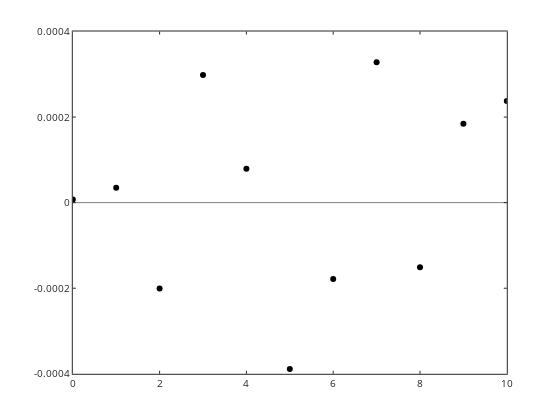

Notebook code for this chart:
### Code cell
% plot the residuals

plot(t,N-Nbst,'ko',t,zeros(size(N)),'k-')

### Figure 1 — Plotly figure (JSON) as saved in the notebook; plotly's stock layout.template omitted (floating-point values rounded to 4 significant figures)
{"data": [{"line": {"color": "rgb(0, 0, 0)", "width": 0.5}, "marker": {"color": "rgb(0, 0, 0)", "line": {"color": "rgb(0, 0, 0)"}, "size": 6, "symbol": "circle"}, "mode": "markers", "name": "", "showlegend": false, "type": "scatter", "visibility": true, "x": [0, 1, 2, 3, 4, 5, 6, 7, 8, 9, 10], "xaxis": "x", "y": [7.303e-06, 3.502e-05, -0.0002007, 0.0002983, 7.895e-05, -0.0003887, -0.0001786, 0.000328, -0.0001511, 0.0001845, 0.0002378], "yaxis": "y"}, {"line": {"color": "rgb(0, 0, 0)", "dash": "solid", "width": 0.5}, "marker": {"color": "rgb(0, 0, 0)", "line": {"color": "rgb(0, 0, 0)"}, "size": 6, "symbol": "none"}, "mode": "lines", "name": "", "showlegend": false, "type": "scatter", "visibility": true, "x": [0, 1, 2, 3, 4, 5, 6, 7, 8, 9, 10], "xaxis": "x", "y": [0, 0, 0, 0, 0, 0, 0, 0, 0, 0, 0], "yaxis": "y"}], "layout": {"height": 420, "hovermode": "closest", "margin": {"b": 0, "l": 0, "r": 0, "t": 0}, "plot_bgcolor": "rgba(0, 0, 0, 0)", "showlegend": false, "width": 560, "xaxis": {"anchor": "y", "autorange": false, "domain": [0.13, 0.905], "exponentformat": "none", "gridcolor": "rgba(38,38,38,0.15)", "gridwidth": 1, "linecolor": "rgb(38,38,38)", "linewidth": 1, "mirror": "ticks", "range": [0, 10], "showgrid": false, "showline": true, "side": "bottom", "spikedash": "solid", "spikemode": "across", "spikesides": false, "spikethickness": 1, "tickangle": 0, "tickcolor": "rgb(38,38,38)", "tickfont": {"color": "rgb(38,38,38)", "size": 10}, "ticklen": 3, "ticks": "inside", "ticktext": ["0", "2", "4", "6", "8", "10"], "tickvals": [0, 2, 4, 6, 8, 10], "title": {"font": {"color": "rgb(0, 0, 0)", "size": 11}, "text": ""}, "type": "linear", "visible": true, "zeroline": false}, "yaxis": {"anchor": "x", "autorange": false, "domain": [0.11, 0.925], "exponentformat": "none", "gridcolor": "rgba(38,38,38,0.15)", "gridwidth": 1, "linecolor": "rgb(38,38,38)", "linewidth": 1, "mirror": "ticks", "range": [-0.0004, 0.0004], "showgrid": false, "showline": true, "side": "left", "spikedash": "solid", "spikemode": "across", "spikesides": false, "spikethickness": 1, "tickangle": 0, "tickcolor": "rgb(38,38,38)", "tickfont": {"color": "rgb(38,38,38)", "size": 10}, "ticklen": 3, "ticks": "inside", "ticktext": ["-0.0004", "-0.0002", "0", "0.0002", "0.0004"], "tickvals": [-0.0004, -0.0002, 0, 0.0002, 0.0004], "title": {"font": {"color": "rgb(0, 0, 0)", "size": 11}, "text": ""}, "type": "linear", "visible": true, "zeroline": false}}}
